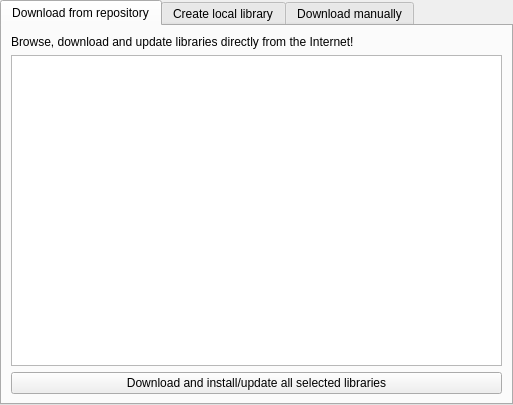
<?xml version="1.0" encoding="UTF-8"?>
<ui version="4.0">
 <class>librepcb::library::manager::::AddLibraryWidget</class>
 <widget class="QWidget" name="librepcb::library::manager::::AddLibraryWidget">
  <property name="geometry">
   <rect>
    <x>0</x>
    <y>0</y>
    <width>513</width>
    <height>405</height>
   </rect>
  </property>
  <property name="windowTitle">
   <string>Form</string>
  </property>
  <layout class="QVBoxLayout" name="verticalLayout">
   <property name="leftMargin">
    <number>0</number>
   </property>
   <property name="topMargin">
    <number>0</number>
   </property>
   <property name="rightMargin">
    <number>0</number>
   </property>
   <property name="bottomMargin">
    <number>0</number>
   </property>
   <item>
    <widget class="QTabWidget" name="tabWidget">
     <property name="currentIndex">
      <number>0</number>
     </property>
     <property name="movable">
      <bool>true</bool>
     </property>
     <widget class="QWidget" name="tabDownloadFromRepo">
      <attribute name="title">
       <string>Download from repository</string>
      </attribute>
      <layout class="QVBoxLayout" name="verticalLayout_2">
       <item>
        <widget class="QLabel" name="label_13">
         <property name="text">
          <string>&lt;html&gt;&lt;head/&gt;&lt;body&gt;&lt;p&gt;Browse, download and update libraries directly from the Internet!&lt;/p&gt;&lt;/body&gt;&lt;/html&gt;</string>
         </property>
        </widget>
       </item>
       <item>
        <widget class="QListWidget" name="lstRepoLibs"/>
       </item>
       <item>
        <widget class="QPushButton" name="btnRepoLibsDownload">
         <property name="text">
          <string>Download and install/update all selected libraries</string>
         </property>
        </widget>
       </item>
      </layout>
     </widget>
     <widget class="QWidget" name="tabCreateLocal">
      <attribute name="title">
       <string>Create local library</string>
      </attribute>
      <layout class="QFormLayout" name="formLayout">
       <item row="0" column="0" colspan="2">
        <widget class="QLabel" name="label_8">
         <property name="text">
          <string>&lt;html&gt;&lt;head/&gt;&lt;body&gt;&lt;p&gt;Creates a new local library in the currently opened workspace. &lt;/p&gt;&lt;p&gt;&lt;span style=&quot; font-style:italic;&quot;&gt;Note: Please specify all attributes in the english language (locale 'en_US').&lt;br&gt;Support for other languages will be added in a later release of LibrePCB.&lt;/span&gt;&lt;/p&gt;&lt;/body&gt;&lt;/html&gt;</string>
         </property>
        </widget>
       </item>
       <item row="1" column="0" colspan="2">
        <widget class="Line" name="line">
         <property name="orientation">
          <enum>Qt::Horizontal</enum>
         </property>
        </widget>
       </item>
       <item row="2" column="0">
        <widget class="QLabel" name="label">
         <property name="text">
          <string>Name:</string>
         </property>
        </widget>
       </item>
       <item row="2" column="1">
        <widget class="QLineEdit" name="edtLocalName">
         <property name="maxLength">
          <number>50</number>
         </property>
        </widget>
       </item>
       <item row="3" column="0">
        <widget class="QLabel" name="label_4">
         <property name="text">
          <string>Description:</string>
         </property>
        </widget>
       </item>
       <item row="3" column="1">
        <widget class="QLineEdit" name="edtLocalDescription">
         <property name="maxLength">
          <number>100</number>
         </property>
        </widget>
       </item>
       <item row="4" column="0">
        <widget class="QLabel" name="label_5">
         <property name="text">
          <string>Author:</string>
         </property>
        </widget>
       </item>
       <item row="4" column="1">
        <widget class="QLineEdit" name="edtLocalAuthor">
         <property name="maxLength">
          <number>100</number>
         </property>
        </widget>
       </item>
       <item row="5" column="0">
        <widget class="QLabel" name="label_6">
         <property name="text">
          <string>Version:</string>
         </property>
        </widget>
       </item>
       <item row="5" column="1">
        <widget class="QLineEdit" name="edtLocalVersion">
         <property name="maxLength">
          <number>100</number>
         </property>
        </widget>
       </item>
       <item row="8" column="0">
        <widget class="QLabel" name="label_7">
         <property name="text">
          <string>Directory:</string>
         </property>
        </widget>
       </item>
       <item row="8" column="1">
        <widget class="QLineEdit" name="edtLocalDirectory">
         <property name="maxLength">
          <number>60</number>
         </property>
         <property name="clearButtonEnabled">
          <bool>true</bool>
         </property>
        </widget>
       </item>
       <item row="9" column="0" colspan="2">
        <widget class="QPushButton" name="btnLocalCreate">
         <property name="text">
          <string>Create Library</string>
         </property>
        </widget>
       </item>
       <item row="7" column="0">
        <widget class="QLabel" name="label_2">
         <property name="text">
          <string>License:</string>
         </property>
        </widget>
       </item>
       <item row="7" column="1">
        <layout class="QHBoxLayout" name="horizontalLayout_2">
         <property name="spacing">
          <number>0</number>
         </property>
         <item>
          <widget class="QCheckBox" name="cbxLocalCc0License">
           <property name="text">
            <string>Put library under the Public Domain License (CC0-1.0).
Note: This is mandatory to publish the library on librepcb.org!</string>
           </property>
          </widget>
         </item>
         <item>
          <widget class="QLabel" name="label_9">
           <property name="minimumSize">
            <size>
             <width>25</width>
             <height>25</height>
            </size>
           </property>
           <property name="maximumSize">
            <size>
             <width>25</width>
             <height>25</height>
            </size>
           </property>
           <property name="toolTip">
            <string>https://en.wikipedia.org/wiki/Creative_Commons_license</string>
           </property>
           <property name="text">
            <string>&lt;a href=&quot;https://en.wikipedia.org/wiki/Creative_Commons_license&quot;&gt;&lt;img src=&quot;:/img/status/info.png&quot; width=&quot;25&quot; height=&quot;25&quot;/&gt;&lt;/a&gt;</string>
           </property>
           <property name="scaledContents">
            <bool>true</bool>
           </property>
           <property name="openExternalLinks">
            <bool>true</bool>
           </property>
          </widget>
         </item>
        </layout>
       </item>
       <item row="6" column="0">
        <widget class="QLabel" name="label_3">
         <property name="text">
          <string>URL:</string>
         </property>
        </widget>
       </item>
       <item row="6" column="1">
        <widget class="QLineEdit" name="edtLocalUrl">
         <property name="maxLength">
          <number>255</number>
         </property>
        </widget>
       </item>
      </layout>
     </widget>
     <widget class="QWidget" name="tabDownloadManually">
      <attribute name="title">
       <string>Download manually</string>
      </attribute>
      <layout class="QFormLayout" name="formLayout_2">
       <item row="0" column="0" colspan="2">
        <widget class="QLabel" name="label_10">
         <property name="text">
          <string>&lt;html&gt;&lt;head/&gt;&lt;body&gt;&lt;p&gt;Downloads a zipped library from the internet and saves it as a local library. &lt;/p&gt;&lt;p&gt;&lt;span style=&quot; font-style:italic;&quot;&gt;Note: Libraries which are downloaded this way cannot be updated automatically.&lt;br/&gt;It's highly recommended to use &amp;quot;Download from repository&amp;quot; whenever possible. &lt;/span&gt;&lt;/p&gt;&lt;/body&gt;&lt;/html&gt;</string>
         </property>
        </widget>
       </item>
       <item row="1" column="0" colspan="2">
        <widget class="Line" name="line_2">
         <property name="orientation">
          <enum>Qt::Horizontal</enum>
         </property>
        </widget>
       </item>
       <item row="2" column="0">
        <widget class="QLabel" name="label_11">
         <property name="text">
          <string>URL to ZIP file:</string>
         </property>
        </widget>
       </item>
       <item row="2" column="1">
        <widget class="QLineEdit" name="edtDownloadZipUrl">
         <property name="maxLength">
          <number>255</number>
         </property>
         <property name="clearButtonEnabled">
          <bool>true</bool>
         </property>
        </widget>
       </item>
       <item row="3" column="0">
        <widget class="QLabel" name="label_12">
         <property name="text">
          <string>Local directory:</string>
         </property>
        </widget>
       </item>
       <item row="3" column="1">
        <widget class="QLineEdit" name="edtDownloadZipDirectory">
         <property name="maxLength">
          <number>60</number>
         </property>
         <property name="clearButtonEnabled">
          <bool>true</bool>
         </property>
        </widget>
       </item>
       <item row="4" column="0" colspan="2">
        <widget class="QPushButton" name="btnDownloadZip">
         <property name="text">
          <string>Download Library</string>
         </property>
        </widget>
       </item>
       <item row="5" column="0" colspan="2">
        <layout class="QHBoxLayout" name="lytDownloadZipProgress">
         <item>
          <widget class="QProgressBar" name="prgDownloadZipProgress">
           <property name="value">
            <number>0</number>
           </property>
          </widget>
         </item>
         <item>
          <widget class="QPushButton" name="btnDownloadZipAbort">
           <property name="text">
            <string>Abort</string>
           </property>
          </widget>
         </item>
        </layout>
       </item>
       <item row="6" column="0" colspan="2">
        <widget class="QLabel" name="lblDownloadZipStatusMsg">
         <property name="font">
          <font>
           <weight>75</weight>
           <bold>true</bold>
          </font>
         </property>
         <property name="text">
          <string>No error.</string>
         </property>
         <property name="wordWrap">
          <bool>true</bool>
         </property>
        </widget>
       </item>
      </layout>
     </widget>
    </widget>
   </item>
  </layout>
 </widget>
 <resources/>
 <connections/>
</ui>
